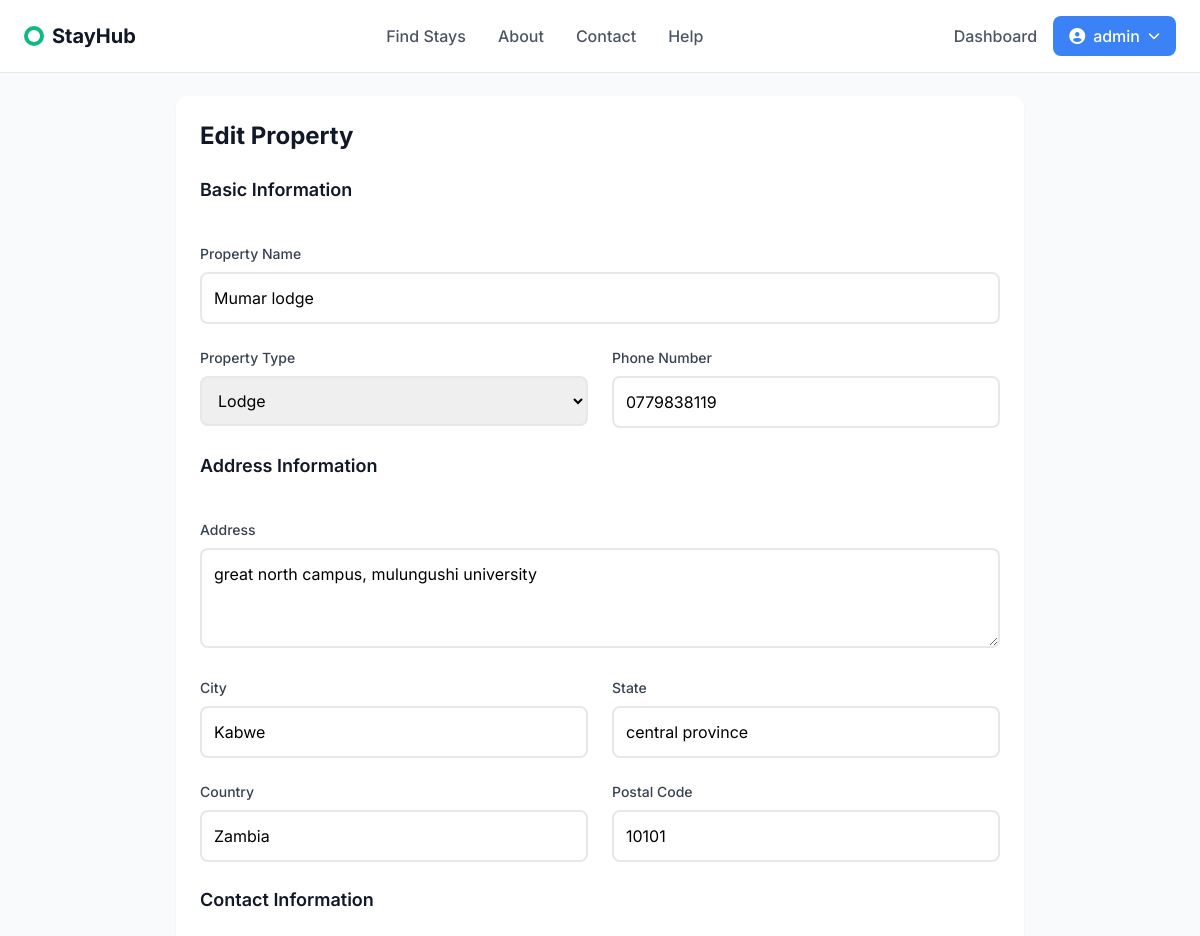
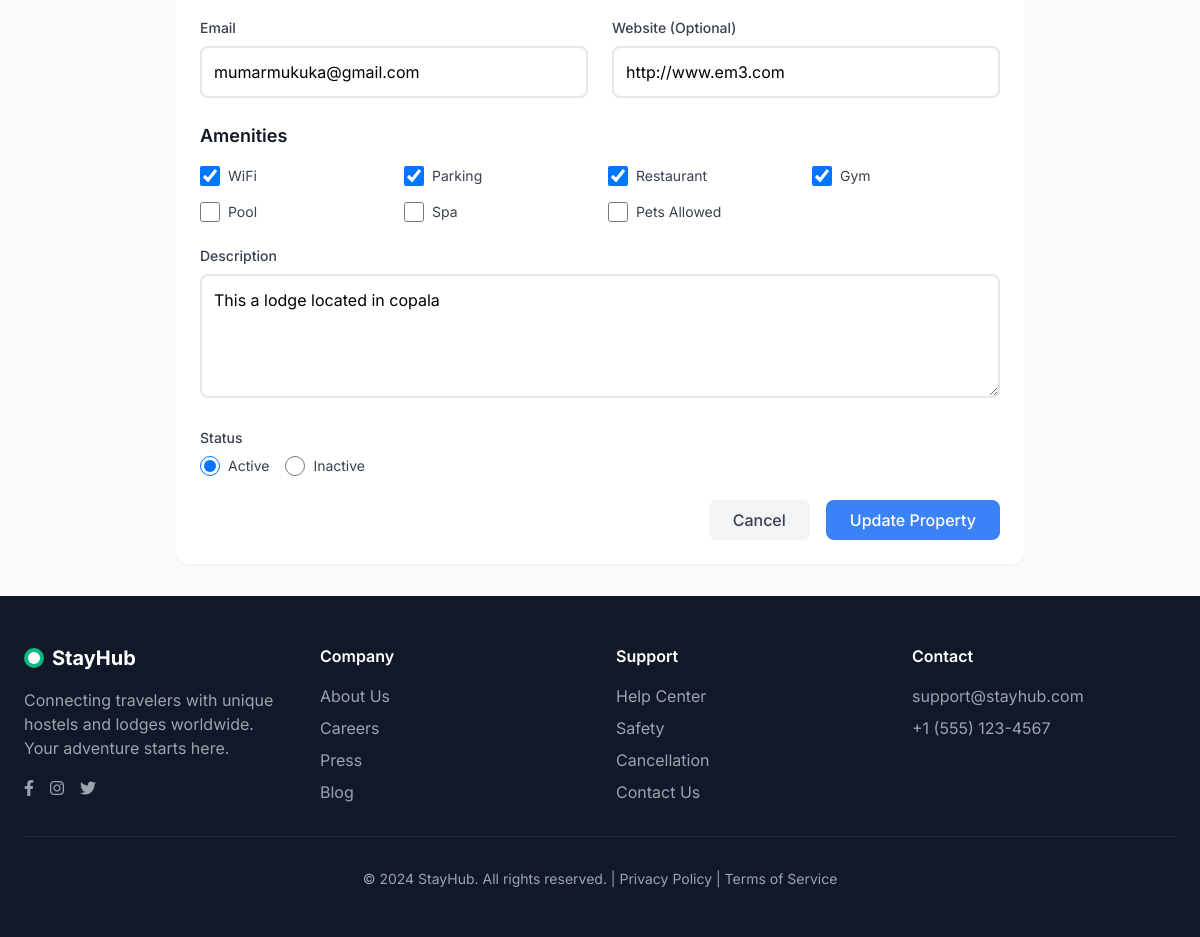
Page /1/edit/ (signed in) on the committed database (2 pictures, top to bottom).
### accounts/models.py (models this page shows, shortened)
class User(AbstractUser):
    ROLE_CHOICES = [
        ('admin', 'Admin'),
        ('vendor', 'Vendor'),
        ('customer', 'Customer'),
    ]
    role = models.CharField(max_length=20, choices=ROLE_CHOICES, default='guest')
    email = models.EmailField(unique=True)
    otp_code = models.CharField(max_length=6, blank=True, null=True)  # Add this field
    is_active = models.BooleanField(default=False)
    profile_picture = models.ImageField(upload_to='profile_pictures/', null=True, blank=True)
    phone_number = models.CharField(max_length=15, blank=True)
    company_name = models.CharField(max_length=100, blank=True)
    company_website = models.URLField(blank=True)
    bio = models.TextField(blank=True)
    is_host = models.BooleanField(default=False)
    USERNAME_FIELD = 'email'
    REQUIRED_FIELDS = ['username']

### properties/models.py (models this page shows, shortened)
class Property(models.Model):
    PROPERTY_TYPES = (
        ('hotel', 'Hotel'),
        ('lodge', 'Lodge'),
        ('motel', 'Motel'),
        ('guesthouse', 'Guest House'),
    )
    owner = models.ForeignKey(User, on_delete=models.CASCADE)
    name = models.CharField(max_length=200)
    property_type = models.CharField(max_length=20, choices=PROPERTY_TYPES)
    description = models.TextField()
    address = models.TextField()
    city = models.CharField(max_length=100)
    state = models.CharField(max_length=100)
    country = models.CharField(max_length=100)
    postal_code = models.CharField(max_length=20)
    latitude = models.DecimalField(max_digits=9, decimal_places=6, null=True, blank=True)
    longitude = models.DecimalField(max_digits=9, decimal_places=6, null=True, blank=True)
    wifi = models.BooleanField(default=False)
    parking = models.BooleanField(default=False)
    restaurant = models.BooleanField(default=False)
    gym = models.BooleanField(default=False)
    pool = models.BooleanField(default=False)
    spa = models.BooleanField(default=False)
    pets_allowed = models.BooleanField(default=False)
    phone = models.CharField(max_length=15)
    email = models.EmailField()
    website = models.URLField(blank=True)
    is_active = models.BooleanField(default=True)
    is_featured = models.BooleanField(default=False)
    created_at = models.DateTimeField(auto_now_add=True)
    updated_at = models.DateTimeField(auto_now=True)
    """@property
    def min_price(self):
        rooms = self.room_set.all()
        if rooms:
            return min(room.price_per_night for room in rooms)
        return 0"""

### properties/views.py (the view, shortened to what this page needs)
# urls.py: path('<int:pk>/edit/', views.PropertyUpdateView.as_view(), name='property_update'),
class PropertyUpdateView(UpdateView):
    model = Property
    form_class = PropertyForm
    template_name = 'properties/property_form.html'
    def get_queryset(self):
        return Property.objects.filter(owner=self.request.user)

### properties/forms.py
class PropertyForm(forms.ModelForm):
    class Meta:
        model = Property
        fields = [
            'name', 'property_type', 'description', 'address', 'city',
            'state', 'country', 'postal_code', 'phone', 'email', 'website',
            'wifi', 'parking', 'restaurant', 'gym', 'pool', 'spa', 'pets_allowed'
        ]
        widgets = {
            'description': forms.Textarea(attrs={'rows': 4}),
            'address': forms.Textarea(attrs={'rows': 3}),
        }

### templates/properties/property_form.html (shortened to what this page needs)
{% extends "base.html" %}
{% load static %}
{% block content %}
<div class="max-w-4xl mx-auto px-6 py-8">
    <div class="bg-white rounded-xl shadow-sm p-6">
        <h1 class="text-2xl font-bold text-gray-900 mb-6">
            {% if form.instance.pk %}Edit Property{% else %}Add New Property{% endif %}
        </h1>
        <form method="post" enctype="multipart/form-data">
            <div class="grid grid-cols-1 md:grid-cols-2 gap-6 mb-6">
                <div class="md:col-span-2">
                    <h2 class="text-lg font-semibold text-gray-900 mb-4">Basic Information</h2>
                </div>
                <div class="md:col-span-2">
                    <label class="block text-sm font-medium text-gray-700 mb-2">Property Name</label>
                    {{ form.name }}
                </div>
                <div>
                    <label class="block text-sm font-medium text-gray-700 mb-2">Property Type</label>
                    {{ form.property_type }}
                </div>
                <div>
                    <label class="block text-sm font-medium text-gray-700 mb-2">Phone Number</label>
                    {{ form.phone }}
                </div>
            </div>
            <div class="grid grid-cols-1 md:grid-cols-2 gap-6 mb-6">
                <div class="md:col-span-2">
                    <h2 class="text-lg font-semibold text-gray-900 mb-4">Address Information</h2>
                </div>
                <div class="md:col-span-2">
                    <label class="block text-sm font-medium text-gray-700 mb-2">Address</label>
                    {{ form.address }}
                </div>
                <div>
                    <label class="block text-sm font-medium text-gray-700 mb-2">City</label>
                    {{ form.city }}
                </div>
                <div>
                    <label class="block text-sm font-medium text-gray-700 mb-2">State</label>
                    {{ form.state }}
                </div>
                <div>
                    <label class="block text-sm font-medium text-gray-700 mb-2">Country</label>
                    {{ form.country }}
                </div>
                <div>
                    <label class="block text-sm font-medium text-gray-700 mb-2">Postal Code</label>
                    {{ form.postal_code }}
                </div>
            </div>
            <div class="grid grid-cols-1 md:grid-cols-2 gap-6 mb-6">
                <div class="md:col-span-2">
                    <h2 class="text-lg font-semibold text-gray-900 mb-4">Contact Information</h2>
                </div>
                <div>
                    <label class="block text-sm font-medium text-gray-700 mb-2">Email</label>
                    {{ form.email }}
                </div>
                <div>
                    <label class="block text-sm font-medium text-gray-700 mb-2">Website (Optional)</label>
                    {{ form.website }}
                </div>
            </div>
            <div class="mb-6">
                <h2 class="text-lg font-semibold text-gray-900 mb-4">Amenities</h2>
                <div class="grid grid-cols-2 md:grid-cols-4 gap-4">
                    <div class="flex items-center">
                        {{ form.wifi }}
                        <label for="{{ form.wifi.id_for_label }}" class="ml-2 text-sm text-gray-700">WiFi</label>
                    </div>
                    <div class="flex items-center">
                        {{ form.parking }}
                        <label for="{{ form.parking.id_for_label }}" class="ml-2 text-sm text-gray-700">Parking</label>
                    </div>
                    <div class="flex items-center">
                        {{ form.restaurant }}
                        <label for="{{ form.restaurant.id_for_label }}" class="ml-2 text-sm text-gray-700">Restaurant</label>
                    </div>
                    <div class="flex items-center">
                        {{ form.gym }}
                        <label for="{{ form.gym.id_for_label }}" class="ml-2 text-sm text-gray-700">Gym</label>
                    </div>
                    <div class="flex items-center">
                        {{ form.pool }}
                        <label for="{{ form.pool.id_for_label }}" class="ml-2 text-sm text-gray-700">Pool</label>
                    </div>
                    <div class="flex items-center">
                        {{ form.spa }}
                        <label for="{{ form.spa.id_for_label }}" class="ml-2 text-sm text-gray-700">Spa</label>
                    </div>
                    <div class="flex items-center">
                        {{ form.pets_allowed }}
                        <label for="{{ form.pets_allowed.id_for_label }}" class="ml-2 text-sm text-gray-700">Pets Allowed</label>
                    </div>
                </div>
            </div>
            <div class="mb-6">
                <label class="block text-sm font-medium text-gray-700 mb-2">Description</label>
                {{ form.description }}
            </div>
            <div class="mb-6">
                <label class="block text-sm font-medium text-gray-700 mb-2">Status</label>
                <div class="flex items-center space-x-4">
                    <div class="flex items-center">
                        <input type="radio" id="active" name="is_active" value="true"
                               {% if form.instance.is_active or not form.instance.pk %}checked{% endif %} class="mr-2">
                        <label for="active" class="text-sm text-gray-700">Active</label>
                    </div>
                    <div class="flex items-center">
                        <input type="radio" id="inactive" name="is_active" value="false"
                               {% if not form.instance.is_active and form.instance.pk %}checked{% endif %} class="mr-2">
                        <label for="inactive" class="text-sm text-gray-700">Inactive</label>
                    </div>
                </div>
            </div>
            <div class="flex justify-end space-x-4">
                <a href="{% if form.instance.pk %}{% url 'properties:vendor_property_detail' form.instance.pk %}{% else %}{% url 'properties:vendor_properties' %}{% endif %}"
                   class="bg-gray-100 text-gray-700 px-6 py-2 rounded-lg font-medium hover:bg-gray-200 transition-colors">
                    Cancel
                </a>
                <button type="submit" class="bg-primary-500 text-white px-6 py-2 rounded-lg font-medium hover:bg-primary-600 transition-colors">
                    {% if form.instance.pk %}Update Property{% else %}Create Property{% endif %}
                </button>
            </div>
        </form>
    </div>
</div>
{% endblock %}

### templates/base.html (shortened to what this page needs)
{% load static %}
<!DOCTYPE html>
<html lang="en">
<head>
    <script src="https://cdn.tailwindcss.com"></script>
    <link rel="stylesheet" href="https://cdnjs.cloudflare.com/ajax/libs/font-awesome/6.4.0/css/all.min.css">
</head>
<body class="bg-gray-50" x-data="{ mobileMenuOpen: false }">
    <header class="fixed w-full bg-white bg-opacity-95 backdrop-blur-sm z-50 py-4 px-6 border-b border-gray-200">
        <div class="max-w-7xl mx-auto flex justify-between items-center">
            <a href="{% url 'properties:home' %}" class="flex items-center gap-2 text-xl font-bold text-gray-900">
                <div class="w-5 h-5 bg-accent-500 rounded-full relative">
                    <div class="absolute inset-1 bg-white rounded-full"></div>
                </div>
                StayHub
            </a>
            <nav class="hidden md:flex items-center gap-8">
                <a href="{% url 'properties:property_list' %}" class="text-gray-600 hover:text-gray-900 font-medium transition-colors">Find Stays</a>
                <a href="#" class="text-gray-600 hover:text-gray-900 font-medium transition-colors">About</a>
                <a href="#" class="text-gray-600 hover:text-gray-900 font-medium transition-colors">Contact</a>
                <a href="#" class="text-gray-600 hover:text-gray-900 font-medium transition-colors">Help</a>
            </nav>
            <div class="flex items-center gap-4">
                {% if user.is_authenticated %}
                    {% if user.role == 'vendor' %}
                        <a href="{% url 'properties:vendor_dashboard' %}" class="hidden md:block text-gray-600 hover:text-gray-900 font-medium transition-colors">
                            Dashboard
                        </a>
                    {% endif %}
                    <div x-data="{ open: false }" class="relative">
                        <button @click="open = !open" class="flex items-center gap-2 bg-primary-500 text-white px-4 py-2 rounded-lg font-medium hover:bg-primary-600 transition-colors">
                            <i class="fas fa-user-circle"></i>
                            {{ user.get_full_name|default:user.username|truncatechars:12 }}
                            <i class="fas fa-chevron-down text-xs"></i>
                        </button>
                    </div>
                {% endif %}
            </div>
        </div>
    </header>
    <main class="pt-16">
        {% block content %}
        {% endblock %}
    </main>
    <footer class="bg-gray-900 text-white py-12 px-6">
        <div class="max-w-7xl mx-auto grid grid-cols-1 md:grid-cols-4 gap-8">
            <div>
                <div class="flex items-center gap-2 text-xl font-bold mb-4">
                    <div class="w-5 h-5 bg-accent-500 rounded-full relative">
                        <div class="absolute inset-1 bg-white rounded-full"></div>
                    </div>
                    StayHub
                </div>
                <p class="text-gray-400 mb-4">Connecting travelers with unique hostels and lodges worldwide. Your adventure starts here.</p>
                <div class="flex gap-4">
                    <a href="#" class="text-gray-400 hover:text-white transition-colors">
                        <i class="fab fa-facebook-f"></i>
                    </a>
                    <a href="#" class="text-gray-400 hover:text-white transition-colors">
                        <i class="fab fa-instagram"></i>
                    </a>
                    <a href="#" class="text-gray-400 hover:text-white transition-colors">
                        <i class="fab fa-twitter"></i>
                    </a>
                </div>
            </div>
            <div>
                <h4 class="font-semibold mb-4">Company</h4>
                <ul class="space-y-2">
                    <li><a href="#" class="text-gray-400 hover:text-white transition-colors">About Us</a></li>
                    <li><a href="#" class="text-gray-400 hover:text-white transition-colors">Careers</a></li>
                    <li><a href="#" class="text-gray-400 hover:text-white transition-colors">Press</a></li>
                    <li><a href="#" class="text-gray-400 hover:text-white transition-colors">Blog</a></li>
                </ul>
            </div>
            <div>
                <h4 class="font-semibold mb-4">Support</h4>
                <ul class="space-y-2">
                    <li><a href="#" class="text-gray-400 hover:text-white transition-colors">Help Center</a></li>
                    <li><a href="#" class="text-gray-400 hover:text-white transition-colors">Safety</a></li>
                    <li><a href="#" class="text-gray-400 hover:text-white transition-colors">Cancellation</a></li>
                    <li><a href="#" class="text-gray-400 hover:text-white transition-colors">Contact Us</a></li>
                </ul>
            </div>
            <div>
                <h4 class="font-semibold mb-4">Contact</h4>
                <ul class="space-y-2">
                    <li><a href="mailto:support@stayhub.com" class="text-gray-400 hover:text-white transition-colors">support@stayhub.com</a></li>
                    <li><a href="tel:+15551234567" class="text-gray-400 hover:text-white transition-colors">+1 (555) 123-4567</a></li>
                </ul>
            </div>
        </div>
        <div class="max-w-7xl mx-auto border-t border-gray-800 mt-8 pt-8 text-center text-gray-400 text-sm">
            <p>© 2024 StayHub. All rights reserved. | <a href="#" class="hover:text-white transition-colors">Privacy Policy</a> | <a href="#" class="hover:text-white transition-colors">Terms of Service</a></p>
        </div>
    </footer>
</body>
</html>

### templates/base.html (style rules this page uses)
body { font-family: 'Inter', sans-serif; }

### templates/properties/property_form.html (style rules this page uses)
input[type="text"], input[type="email"], input[type="url"], input[type="tel"], select, textarea { width: 100%; padding: 0.75rem; border: 2px solid #e5e7eb; border-radius: 0.5rem; transition: border-color 0.3s ease; }
input[type="checkbox"] { width: 1.25rem; height: 1.25rem; border: 2px solid #e5e7eb; border-radius: 0.25rem; }
input[type="checkbox"]:checked { background-color: #3B82F6; border-color: #3B82F6; }
input[type="radio"] { width: 1.25rem; height: 1.25rem; border: 2px solid #e5e7eb; }
input[type="radio"]:checked { background-color: #3B82F6; border-color: #3B82F6; }

### rows in the picture
User: get_full_name "admin"
Property: name "Mumar lodge", property_type "Lodge", phone "0779838119", address "great north campus, mulungushi university", city "Kabwe", state "central province", country "Zambia", postal_code "10101", email "mumarmukuka@gmail.com", website "http://www.em3.com", wifi "☑", parking "☑", restaurant "☑", gym "☑", description "This a lodge located in copala", is_active "☑ Active", is_active "☐ Inactive"
